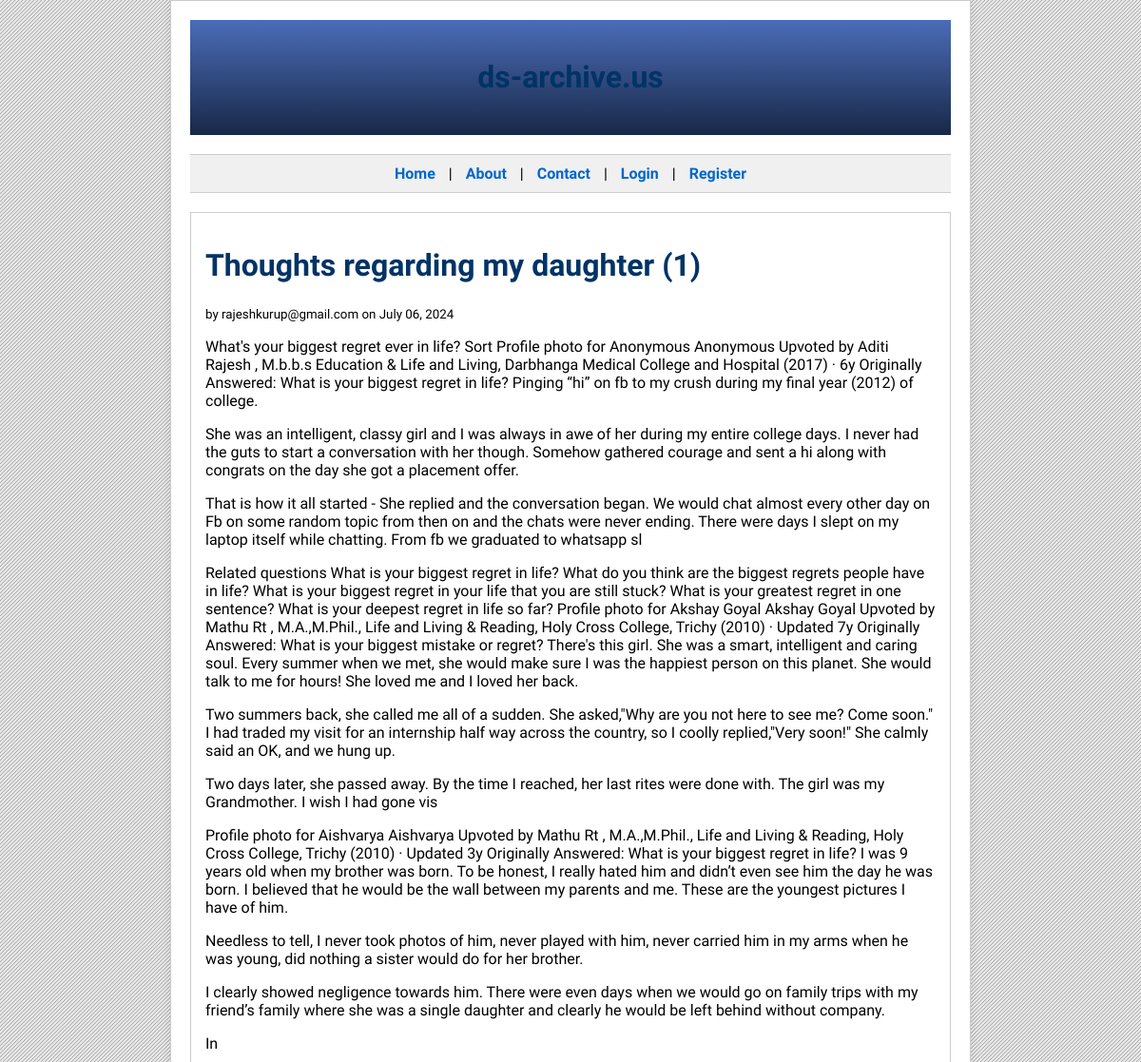
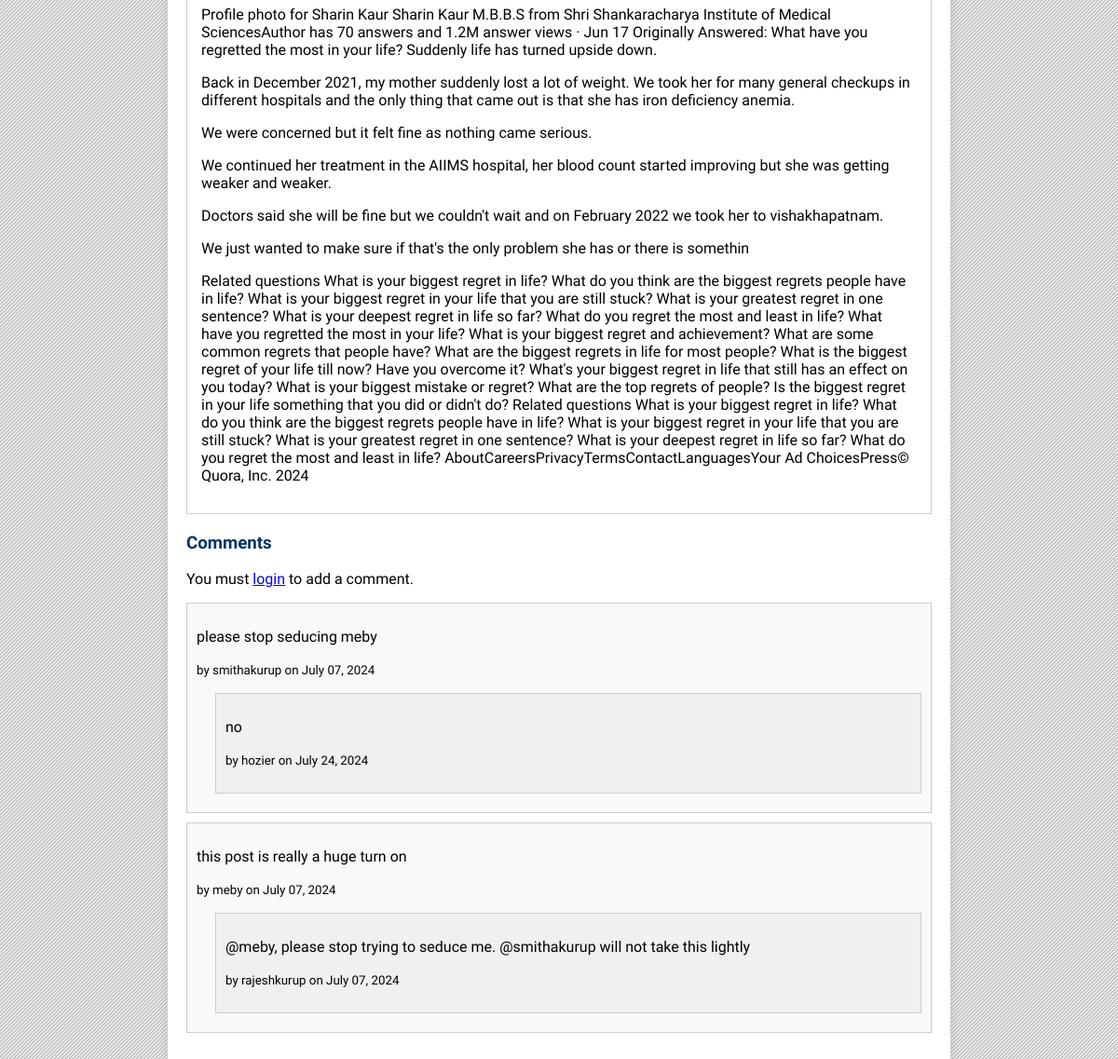
/api/posts/16, run on the app's committed database (2 pictures, top to bottom).
### app/db.py (models this page shows)
class BlogPost(Base):
    __tablename__ = 'blog_posts'
    id = Column(Integer, primary_key=True)
    title = Column(String(100), nullable=False)
    content = Column(String(1000), nullable=False)
    author = Column(String(50), nullable=False)
    created_at = Column(DateTime, default=datetime.utcnow)
    comments = relationship('Comment', back_populates='post')

class Comment(Base):
    __tablename__ = 'comments'
    id = Column(Integer, primary_key=True)
    content = Column(String(255), nullable=False)
    author = Column(String(50), nullable=False)
    created_at = Column(DateTime, default=datetime.utcnow)
    post_id = Column(Integer, ForeignKey('blog_posts.id'))
    parent_comment_id = Column(Integer, ForeignKey('comments.id'))
    replies = relationship('Comment',
                           cascade='all, delete-orphan',
                           backref=backref('parent', remote_side=[id], uselist=False),
                           remote_side=[parent_comment_id],
                           lazy=True)
    post = relationship('BlogPost', back_populates='comments')

### app/routes.py (the view)
@api.route("/posts/<int:post_id>", methods=['GET'])
def get_post(post_id):
    if request.method=='GET':
        current_user = session.get('user_email')
        post = db.get_post(post_id)
        if post:
            post_content_html = markdown.markdown(post.content)
            print(post_content_html)
            return render_template('post.html', post=post, user=current_user, post_content_html=post_content_html)
        else:
            return render_template('error.html')

### app/db.py (called while the page is built)
    def get_post(self, post_id):
        return self.session.query(BlogPost).filter_by(id=post_id).one_or_none()

### app/templates/post.html (shortened to what this page needs)
<!DOCTYPE html>
<html lang="en">
<head>
</head>
<body>
    <div class="container">
        <header>
            <h1>ds-archive.us</h1>
        </header>
        <nav>
            <a href="#">Home</a> |
            <a href="#">About</a> |
            <a href="#">Contact</a> |
            {% if user %}
                <span>Welcome, {{ user.split('@')[0] }}</span> |
                <a href="{{ url_for('api.logout') }}">Logout</a> |
                <a href="{{ url_for('api.create_blog_post') }}">New Post</a>
            {% else %}
                <a href="{{ url_for('api.login') }}">Login</a> |
                <a href="{{ url_for('api.register') }}">Register</a>
            {% endif %}
        </nav>
        <div class="post-content">
            <h1>{{ post.title }}</h1>
            <p><small>by {{ post.author }} on {{ post.created_at.strftime('%B %d, %Y') }}</small></p>
            <div>
                {{ post_content_html | safe }}
            </div>
        </div>
        <h3>Comments</h3>
        {% if user %}
            <div style="margin-bottom: 20px;">
                <h4>Add a Comment</h4>
                <form action="{{ url_for('api.add_comment', post_id=post.id) }}" method="POST">
                    <textarea name="content" rows="4" required></textarea>
                    <button type="submit" class="button">Submit</button>
                </form>
            </div>
        {% else %}
            <p>You must <a href="{{ url_for('api.login') }}">login</a> to add a comment.</p>
        {% endif %}
        {% for comment in post.comments if not comment.parent_comment_id %}
            <div class="comment">
                <p>{{ comment.content }}</p>
                <p><small>by {{ comment.author.split('@')[0] }} on {{ comment.created_at.strftime('%B %d, %Y') }}</small></p>
                {% if comment.replies %}
                    {% for reply in comment.replies %}
                        <div class="reply">
                            <p>{{ reply.content }}</p>
                            <p><small>by {{ reply.author.split('@')[0] }} on {{ reply.created_at.strftime('%B %d, %Y') }}</small></p>
                        </div>
                    {% endfor %}
                {% else %}
                    <p><small>No replies yet.</small></p>
                {% endif %}
            </div>
        {% endfor %}
    </div>
</body>
</html>

### app/templates/post.html (style rules this page uses)
body { font-family: 'Trebuchet MS', Arial, sans-serif; margin: 0; padding: 0; }
.container { width: 80%; max-width: 800px; margin: 0 auto; background-color: #ffffff; border: 1px solid #cccccc; box-shadow: 0 0 10px rgba(0,0,0,0.1); padding: 20px; }
header { background: linear-gradient(to bottom, #4b6cb7 0%, #182848 100%); color: #ffffff; padding: 20px; text-align: center; margin-bottom: 20px; }
h1, h2, h3 { color: #003366; }
nav { background-color: #f0f0f0; border-top: 1px solid #cccccc; border-bottom: 1px solid #cccccc; padding: 10px; text-align: center; margin-bottom: 20px; }
nav a { color: #0066cc; text-decoration: none; margin: 0 10px; font-weight: bold; }
.post-content { border: 1px solid #cccccc; padding: 15px; margin-bottom: 20px; background-color: #ffffff; }
.comment, .reply { border: 1px solid #cccccc; padding: 10px; margin-bottom: 10px; background-color: #f9f9f9; }
.reply { margin-left: 20px; background-color: #f0f0f0; }

### data on the page
BlogPost: title "Thoughts regarding my daughter (1)", author "rajeshkurup@gmail.com", created_at "July 06, 2024"
Comment: content "please stop seducing meby", author "smithakurup", created_at "July 07, 2024"
Comment: content "no", author "hozier", created_at "July 24, 2024"
Comment: content "this post is really a huge turn on", author "meby", created_at "July 07, 2024"
Comment: content "@meby, please stop trying to seduce me. @smithakurup will not take this lightly", author "rajeshkurup", created_at "July 07, 2024"
